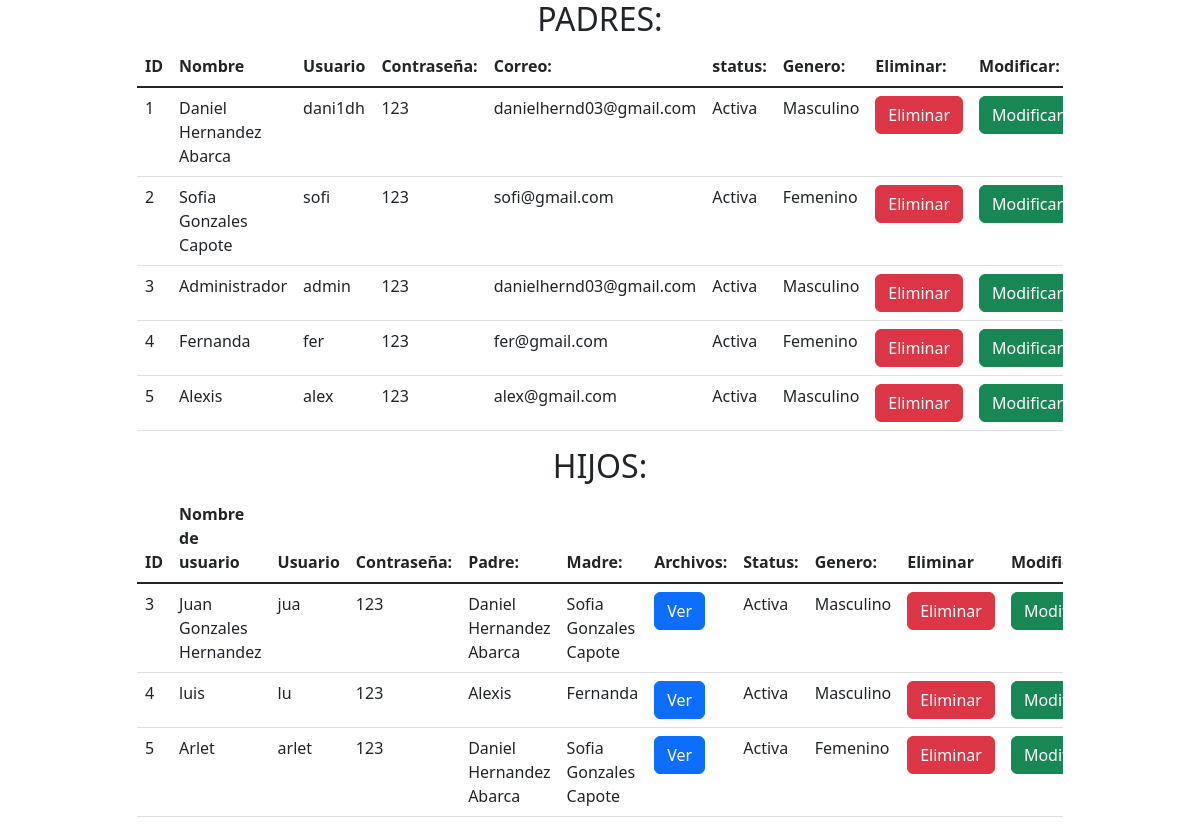
The app's page /usuarios.php with its own data.
### tables this page shows
CREATE TABLE `padres` (
  `id_p` int(11) NOT NULL,
  `nombre_p` varchar(200) NOT NULL,
  `user_p` varchar(20) NOT NULL,
  `password_p` smallint(2) NOT NULL,
  `correo` varchar(200) NOT NULL,
  `status` int(11) NOT NULL,
  `genero` int(11) NOT NULL,
  `id_tipo` int(11) NOT NULL,
  `archivo` varchar(200) NOT NULL
);

CREATE TABLE `generos` (
  `id_g` int(11) NOT NULL,
  `nombre` varchar(20) NOT NULL
);

CREATE TABLE `hijos` (
  `id_h` int(11) NOT NULL,
  `nombre_h` varchar(200) NOT NULL,
  `user_h` varchar(20) NOT NULL,
  `password_h` smallint(2) NOT NULL,
  `id_parentesco` int(11) NOT NULL,
  `genero` int(11) NOT NULL,
  `id_parentesco2` int(11) NOT NULL,
  `status` int(11) NOT NULL,
  `archivo` varchar(200) NOT NULL
);

### usuarios.php (the view, shortened to what this page needs)
<?php require("conexion.php"); ?>
<!DOCTYPE html>
<html>
<head>
<link href="https://cdn.jsdelivr.net/npm/bootstrap@5.2.1/dist/css/bootstrap.min.css" rel="stylesheet">
</head>
<body>
	<h2 class="text-center text-uppercase">Padres:</h2>
<div class="container">
	<div class="row">
		<div class="col-md-1"></div>
			<div class="col-md-10">
			<div class="table-responsive">
<table class="table ">
	<thead>
		<tr>
			<th>ID</th>
			<th>Nombre</th>
			<th>Usuario</th>
			<th>Contraseña:</th>
			<th>Correo:</th>
			<th>status:</th>
            <th>Genero:</th>
			<th>Eliminar:</th>
			<th>Modificar:</th>
		</tr>
	</thead>
	<tbody class="table-group-divider">
     <?php
$select_product = mysqli_query($con, "SELECT p.*, g.nombre FROM padres p
INNER JOIN generos g on g.id_g = p.genero ") or die('query failed');
while($proyecto = mysqli_fetch_assoc($select_product)){
      ?>
		<tr>
			<td><?php echo $proyecto['id_p']; ?></td>
			<td><?php echo $proyecto['nombre_p']; ?></td>
			<td><?php echo $proyecto['user_p']; ?></td>
			<td><?php echo $proyecto['password_p']; ?></td>
			<td><?php echo $proyecto['correo']; ?></td>
			<td><?php if ($proyecto['status'] == 1) {
			  	echo "Activa";
			  }else{
			  	echo "Inactiva";
			  } ?></td>
			<td><?php echo $proyecto['nombre']; ?></td>
	        <td><a class="btn btn-danger " onclick="eliminar(<?php echo $proyecto['id_p'];?>)">Eliminar</a></td>
            <td><a class="btn btn-success " onclick="mod(<?php echo $proyecto['id_p'];?>)">Modificar</a></td>
		</tr>
		<?php } ?>
	</tbody>
</table>
</div>
		</div>
	</div>
</div>
<h2 class="text-center text-uppercase">Hijos:</h2>
<div class="container">
	<div class="row">
		<div class="col-md-1"></div>
			<div class="col-md-10">
			<div class="table-responsive">
<table class="table ">
	<thead>
		<tr>
			<th>ID</th>
			<th>Nombre de usuario</th>
			<th>Usuario</th>
			<th>Contraseña:</th>
			<th>Padre:</th>
			<th>Madre:</th>
			<th>Archivos:</th>
			<th>Status:</th>
            <th>Genero:</th>
			<th>Eliminar</th>
			<th>Modificar</th>
		</tr>
	</thead>
	<tbody class="table-group-divider">
     <?php
$select_product = mysqli_query($con, "SELECT h.*, g.nombre, p.nombre_p FROM hijos h INNER JOIN padres p ON h.id_parentesco = p.id_p
    INNER JOIN generos g on  g.id_g = h.genero ") or die('query failed');
$select = mysqli_query($con, "SELECT h.*, p.nombre_p FROM hijos h INNER JOIN padres p ON h.id_parentesco2 = p.id_p") or die('query failed');
while($proyecto = mysqli_fetch_assoc($select_product)){
      ?>
		<tr>
			<td><?php echo $proyecto['id_h']; ?></td>
			<td><?php echo $proyecto['nombre_h']; ?></td>
			<td><?php echo $proyecto['user_h']; ?></td>
			<td><?php echo $proyecto['password_h']; ?></td>
			<td><?php echo $proyecto['nombre_p']; ?></td>
			<td>
			 <?php
$proy= mysqli_fetch_assoc($select);
      ?>
			<?php echo $proy['nombre_p']; ?>
			</td>
			<td><a class="btn btn-primary" onclick="">Ver</a></td>
            <td><?php if ($proyecto['status'] == 1) {
			  	echo "Activa";
			  }else{
			  	echo "Inactiva";
			  } ?></td>
			<td><?php echo $proyecto['nombre']; ?></td>
	        <td><a class="btn btn-danger " onclick="delet(<?php echo $proyecto['id_h'];?>)">Eliminar</a></td>
            <td><a class="btn btn-success " onclick="modificar(<?php echo $proyecto['id_h'];?>)">Modificar</a></td>
		</tr>
		<?php } ?>
	</tbody>
</table>
</div>
		</div>
	</div>
</div>
</body>
</html>

### records on screen
padres: id_p "1", nombre_p "Daniel Hernandez Abarca", user_p "dani1dh", password_p "123", correo "danielhernd03@gmail.com", status "Activa", genero.nombre "Masculino"
padres: id_p "2", nombre_p "Sofia Gonzales Capote", user_p "sofi", password_p "123", correo "sofi@gmail.com", status "Activa", genero.nombre "Femenino"
padres: id_p "3", nombre_p "Administrador", user_p "admin", password_p "123", correo "danielhernd03@gmail.com", status "Activa", genero.nombre "Masculino"
padres: id_p "4", nombre_p "Fernanda", user_p "fer", password_p "123", correo "fer@gmail.com", status "Activa", genero.nombre "Femenino"
padres: id_p "5", nombre_p "Alexis", user_p "alex", password_p "123", correo "alex@gmail.com", status "Activa", genero.nombre "Masculino"
hijos: id_h "3", nombre_h "Juan Gonzales Hernandez", user_h "jua", password_h "123", id_parentesco.nombre_p "Daniel Hernandez Abarca", id_parentesco2.nombre_p "Sofia Gonzales Capote", status "Activa", genero.nombre "Masculino"
hijos: id_h "4", nombre_h "luis", user_h "lu", password_h "123", id_parentesco.nombre_p "Alexis", id_parentesco2.nombre_p "Fernanda", status "Activa", genero.nombre "Masculino"
hijos: id_h "5", nombre_h "Arlet", user_h "arlet", password_h "123", id_parentesco.nombre_p "Daniel Hernandez Abarca", id_parentesco2.nombre_p "Sofia Gonzales Capote", status "Activa", genero.nombre "Femenino"
